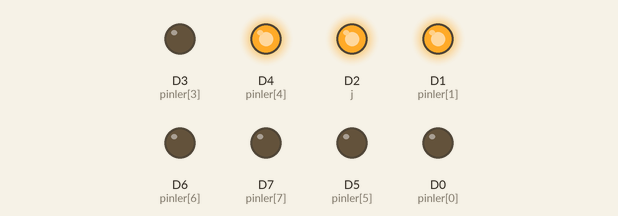
Recording of a sketch running on a simulated ESP8266 (NodeMCU). Parts: output pins drawn as LEDs (lit = HIGH). Random numbers use the default seed unless the sketch sets one.

Above: at 0.4 s.
At 5.3 s:
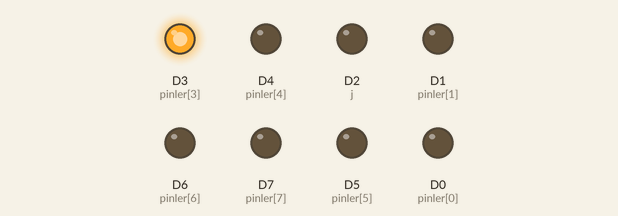
At 8.2 s:
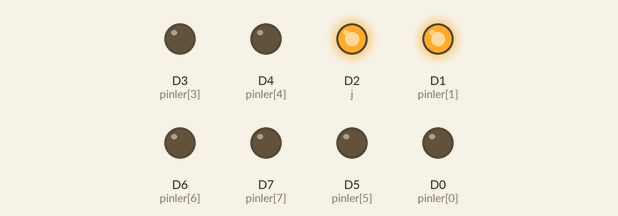
At 16.5 s:
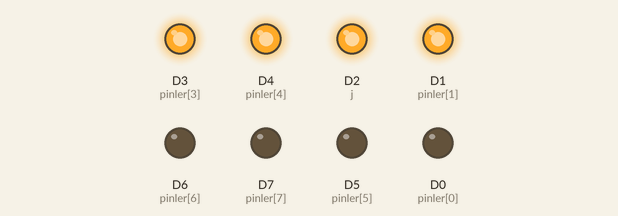
At 24.3 s:
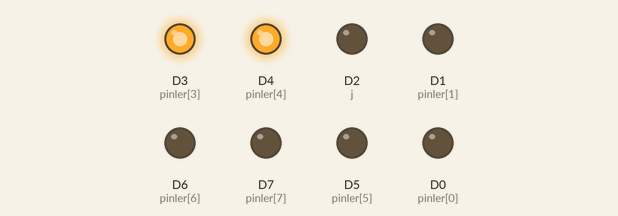
At 37.8 s:
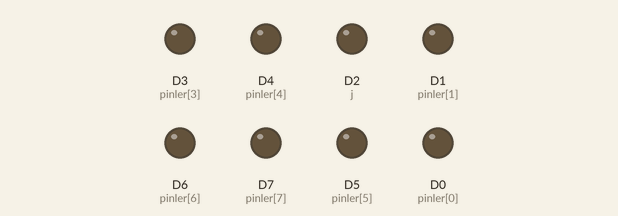
Timing chart, 0 to 40.0 s (numbered marks = the images above):
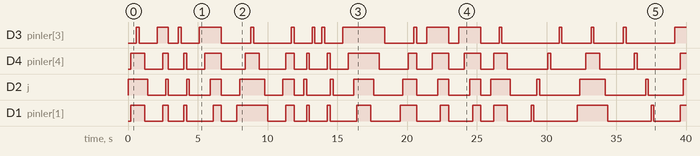

Measured:
- by itself, D3 (pinler[3]): LOW → HIGH at 0.60 s, → LOW 0.20 s later, → HIGH 1.3 s later, → LOW 0.80 s later, … (33 changes in this stretch)
- by itself, D4 (pinler[4]): LOW → HIGH at 0.20 s, → LOW 1.0 s later, → HIGH 1.3 s later, → LOW 0.40 s later, … (33 changes in this stretch)
- by itself, D2 (j): LOW → HIGH at 0.00 s, → LOW 1.4 s later, → HIGH 1.3 s later, → LOW 0.20 s later, … (33 changes in this stretch)
- by itself, D1 (pinler[1]): LOW → HIGH at 0.20 s, → LOW 1.0 s later, → HIGH 1.3 s later, → LOW 0.40 s later, … (33 changes in this stretch)

The sketch:

1.3.2.rastgele_Fonksiyonlar_ve_switch_yapisi.ino
```cpp
/*****************************************************************************
Programın Adı: Rastgele fonksiyonlar ile switch yapsını kullanmak

Programın Amacı: DRastgele üreteceğimiz sayılar üzerinden switch
				 yapısının nasıl kullanıcağını öğrenmek

Yazan: Kamil Bala
       kamilbala42@gmail.com
       tw: @tek_elo
       Yalova Deneyap Atelyesi / 2022

Devrenin arduino ve tinkercad simülasyon versiyonu:

https://www.tinkercad.com/things/dd3GX8Fs6Ut-132rastgele-fonksiyonlar-ve-switch-yapisi/editel

******************************************************************************/
int zaman=200;
int zamanAra=500;


void setup() {

  int pinler[] = {D0, D1, D2, D3, D4, D5, D6, D7}; // pinleri bir dizi şeklinde tanımlıyoruz

  for(int i=7; i>=0; i--)
  {
  	pinMode(pinler[i],OUTPUT);
  }

}

void loop()
{
  int pinler[] = {D0, D1, D2, D3, D4, D5, D6, D7}; // pinleri bir dizi şeklinde tanımlıyoruz

	int rastgeleSayi = random (1,12);// 1 ile 12 arasında rastgele sayı belirliyoruz

  	switch (rastgeleSayi) // Rastgele sayı kaçsa ona göre fonksiyonu çağırıyoruz
    {
    	case 1:
      		disardanIceriYakSondur();
      		delay(zamanAra);
      		break;

        case 2:
      		disardanIceriYak();// foksiyonunu çağırıyoruz
  			ayniAndaSondur();
      		delay(zamanAra);
      		break;

    	case 3:
 			iceridenDisariYakSondur();
      		delay(zamanAra);
      		break;

        case 4:
  			iceridenDisariYak();
      		ayniAndaSondur();
      		delay(zamanAra);
      		break;

    	case 5:
  			sagdanSolaYak();
  			ayniAndaSondur();
      		delay(zamanAra);
      		break;

        case 6:
			sagdanSolaYakSondur();
      		delay(zamanAra);
      		break;

    	case 7:
  			soldanSagaYak();
  			ayniAndaSondur();
      		delay(zamanAra);
      		break;

        case 8:
            soldanSagaYakSondur(); // foksiyonunu çağırıyoruz
            delay(zamanAra);
      		break;

        case 9:
            sagdanSolaYak();// foksiyonunu çağırıyoruz
            soldanSagaSondur();// foksiyonunu çağırıyoruz
            delay(zamanAra);
      		break;

        case 10:
      		soldanSagaYak();// foksiyonunu çağırıyoruz
  			sagdanSolaSondur();// foksiyonunu çağırıyoruz
  			delay(zamanAra);
      		break;

        case 11:
            iceridenDisariYak();// foksiyonunu çağırıyoruz
            disardanIceriSondur();// foksiyonunu çağırıyoruz
            delay(zamanAra);
      		break;

        case 12:
            disardanIceriYak();// foksiyonunu çağırıyoruz
            iceridenDisariSondur();// foksiyonunu çağırıyoruz
            delay(zamanAra);
      		break;

    }

}


void disardanIceriYakSondur()// dönüşsüz fonksiyon tanımı yapıyoruz
{
  int j=7;
  for(int i=0; i<4;i++)
  {

    digitalWrite(i, HIGH);
    digitalWrite(j, HIGH);
    delay(zaman);
    digitalWrite(i, LOW);
    digitalWrite(j, LOW);
    j--;
  }
  delay(zaman);

}

void disardanIceriYak()// dönüşsüz fonksiyon tanımı yapıyoruz
{
  int j=7;
  for(int i=0; i<4;i++)
  {

    digitalWrite(i, HIGH);
    digitalWrite(j, HIGH);
    delay(zaman);
    j--;
  }
}

void ayniAndaYak()// dönüşsüz fonksiyon tanımı yapıyoruz
{
  for(int i=7; i>=0; i--)
  {
  	digitalWrite(i,HIGH);
  }
  delay(zaman);
}

void ayniAndaSondur()// dönüşsüz fonksiyon tanımı yapıyoruz
{
  for(int i=7; i>=0; i--)
  {
  	digitalWrite(i,LOW);
  }
  delay(zaman);
}

void iceridenDisariYakSondur()// dönüşsüz fonksiyon tanımı yapıyoruz
{
  int j=4;
  for(int i=3; i>=0;i--)
  {

    digitalWrite(i, HIGH);
    digitalWrite(j, HIGH);
    delay(zaman);
    digitalWrite(i, LOW);
    digitalWrite(j, LOW);
    j++;
  }
}

void iceridenDisariYak()// dönüşsüz fonksiyon tanımı yapıyoruz
{
  int j=4;
  for(int i=3; i>=0;i--)
  {

    digitalWrite(i, HIGH);
    digitalWrite(j, HIGH);
    delay(zaman);
    j++;
  }
}


void sagdanSolaYak()// dönüşsüz fonksiyon tanımı yapıyoruz
{
  for(int i=7; i>=0; i--)
  {

    digitalWrite(i, HIGH);
    delay(zaman);
  }
}

void sagdanSolaYakSondur() // dönüşsüz fonksiyon tanımı yapıyoruz
{
   for(int i=7; i>=0; i--)
  {
    digitalWrite(i, HIGH);
    delay(zaman);
    digitalWrite(i, LOW);
    delay(zaman);
  }
}

void soldanSagaYak() // dönüşsüz fonksiyon tanımı yapıyoruz
{
  for(int i=0; i<8; i++)
  {

    digitalWrite(i, HIGH);
    delay(zaman);
  }
}


void soldanSagaYakSondur() // dönüşsüz fonksiyon tanımı yapıyoruz
{
  for(int i=0; i<8; i++)
  {
    digitalWrite(i, HIGH);
    delay(zaman);
    digitalWrite(i, LOW);
    delay(zaman);
  }
}

void soldanSagaSondur()// dönüşsüz fonksiyon tanımı yapıyoruz
{
  for(int i=0; i<8; i++)
  {

    digitalWrite(i, LOW);
    delay(zaman);
  }
}

void sagdanSolaSondur()// dönüşsüz fonksiyon tanımı yapıyoruz
{
  for(int i=7; i>=0;i--)
  {

    digitalWrite(i, LOW);
    delay(zaman);
  }
}

void disardanIceriSondur()// dönüşsüz fonksiyon tanımı yapıyoruz
{
  int j=7;
  for(int i=0; i<4; i++)
  {

    digitalWrite(i, LOW);
    digitalWrite(j, LOW);
    delay(zaman);
    j--;
  }
}

void iceridenDisariSondur()// dönüşsüz fonksiyon tanımı yapıyoruz
{
  int j=4;
  for(int i=3; i>=0; i--)
  {

    digitalWrite(i, LOW);
    digitalWrite(j, LOW);
    delay(zaman);
    j++;
  }
}
```
